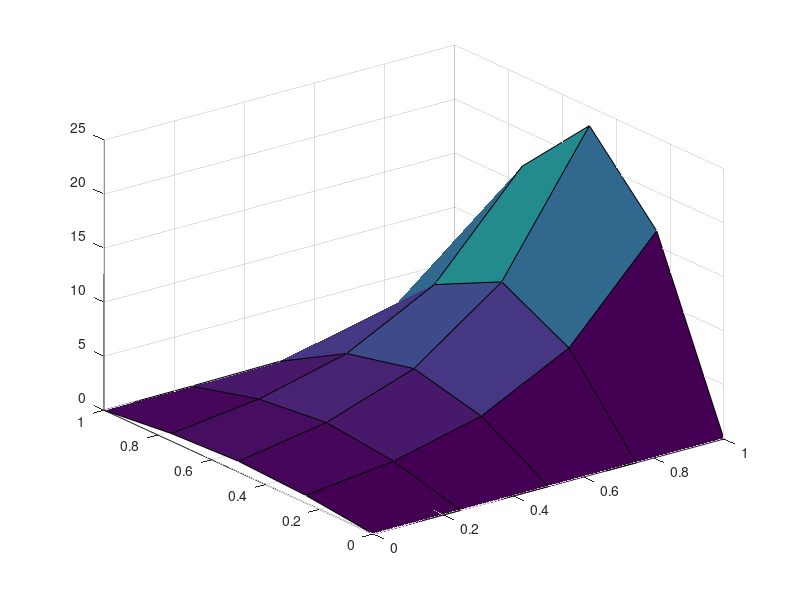
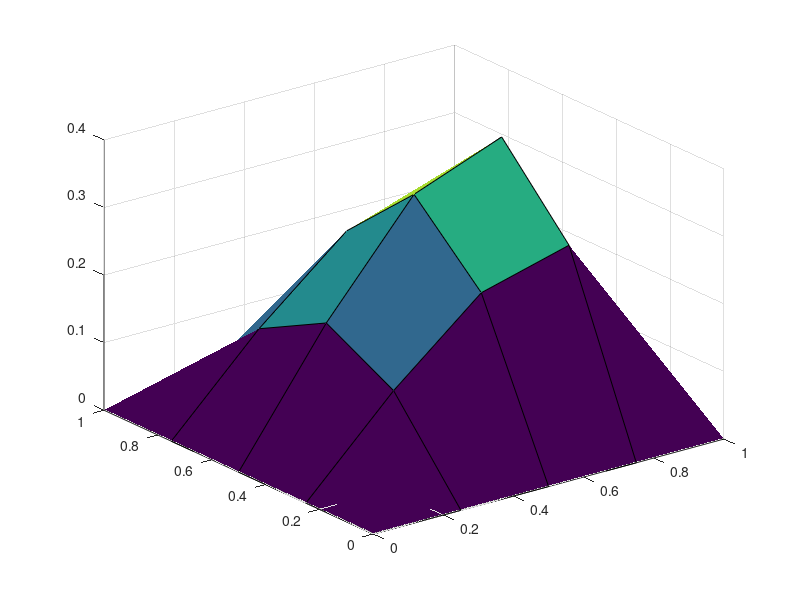

Recreate these plots in MATLAB, in order.
clear all;
clc;

m=3;
h=1/(m+1);
H=h^2;
%-----------------------Define mega matrix---------------------------------
I=eye(m); e=ones(m,1); T=spdiags([e -4*e e],[-1 0 1],m,m);
S=spdiags([e e],[-1 1],m,m);
A=(kron(I,T)+kron(S,I));
%--------------------------------------------------------------------------
U=zeros(m+2);
x=0:h:1; y=0:h:1;
f=@(x,y) (x.^2)+(y.^2);
f1=@(x,y) exp(pi.*x).*sin(pi.*y)+(0.5.*(x.*y).^2);
[X,Y]=meshgrid(x,y);
Z=f1(X,Y);

U(1,:)=0;
U(m+2,:)=0.5.*(x.^2);
U(:,1)=sin(pi.*y);
U(:,m+2)=exp(pi).*sin(pi.*y)+(0.5.*(y.^2));

FF=f(X,Y);
F=f(X,Y);
F(:,[1 m+2])=[]; F([1 m+2],:)=[]; 
for j=1
    for i=2:m-1
        F(j,i)=(H*F(j,i))-U(j,i+1);
    end
end
F(1,1)=(H*F(1,1))-U(1,2)-U(2,1);
F(1,m)=(H*F(1,m))-U(2,m+2)-U(1,m+1);

for j=2:m-1
    F(j,1)=(H*F(j,1))-U(j+1,1);
    for i=2:m-1
        F(j,i)=H*F(j,i);
    end
    F(j,m)=(H*F(j,m))-U(j+1,m+2);
end

for j=m
    for i=2:m-1
        F(j,i)=(H*F(j,i))-U(j+2,i+1);
    end
end
F(m,1)=(H*F(m,1))-U(m+1,1)-U(m+2,2);
F(m,m)=(H*F(m,m))-U(m+1,m+2)-U(m+2,m+1);


% for i=2:m+1
%     for j=2:m+1
%         F(i-1,j-1)=(h^2)*F(i-1,j-1)-(U(i-1,j)+U(i+1,j)+U(i,j-1)+U(i,j+1));
%     end
% end

rhs = reshape(F,m^2,1);
u=reshape((A\rhs)',m,m);

for j=2:m+1
    for i=2:m+1
        U(j,i)=u(j-1,i-1);
    end
end


figure(1)
surf(X,Y,U)

figure(2)
surf(X,Y,abs(U-Z))
